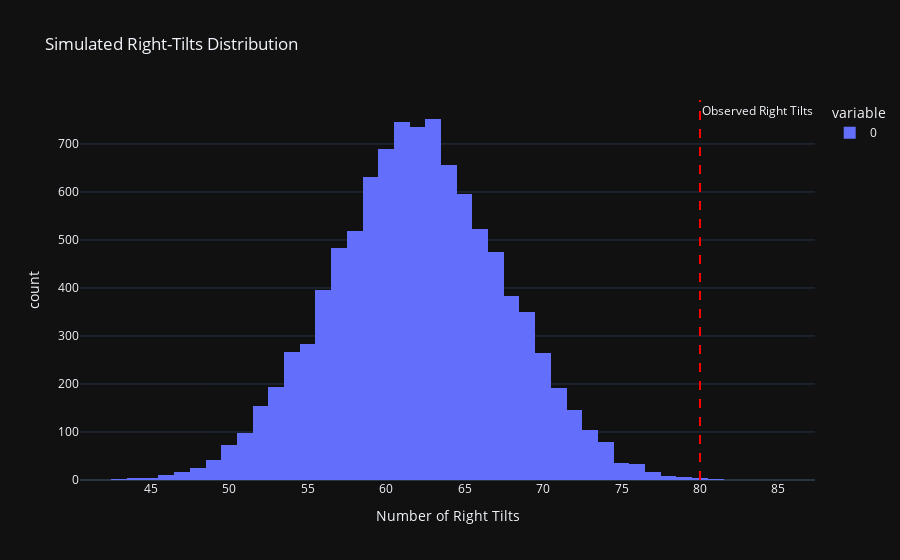

Source (notebook cell):
### Markdown cell above
### 5. Güntürkün (2003) recorded how kissing couples tilt their heads. 80 out of 124 couples, or 64.5% tilted their heads to the right. Simulate a **p-value** using a "50/50 coin-flipping" model for the assumption of the **null hypothesis** $H_0$ that the population of humans don't have left or right head tilt tendencies when kissing, and use the table below to determine the level of evidence we have against $H_0$. 

![Rodin's sculpture, "The Kiss"
](https://upload.wikimedia.org/wikipedia/commons/thumb/d/d1/Rodin_-_Le_Baiser_06.jpg/409px-Rodin_-_Le_Baiser_06.jpg)

|p-value|Evidence|
|-|-|
|$$p > 0.1$$|No evidence against the null hypothesis|
|$$0.1 \ge p > 0.05$$|Weak evidence against the null hypothesis|
|$$0.05 \ge p > 0.01$$|Moderate evidence against the null hypothesis|
|$$0.01 \ge p > 0.001$$|Strong evidence against the null hypothesis|
|$$0.001 \ge p$$|Very strong evidence against the null hypothesis|

### Code cell
import numpy as np
import random
import plotly.express as px

# Define the parameters
n_couples = 124   # Total number of couples
observed_right_tilts = 80  # Observed number of couples tilting right
n_simulations = 10000  # Number of simulations

# Simulation function to simulate the number of right-tilts (like coin flips)
def simulate_p_value(n_couples, n_simulations, observed_right_tilts):
    simulated_right_tilts = []

    # Run the simulation n_simulations times
    for _ in range(n_simulations):
        # Simulate 124 coin flips (50/50 probability)
        right_tilts = sum([random.choice([True, False]) for _ in range(n_couples)])
        simulated_right_tilts.append(right_tilts)

    # Convert to a NumPy array for easier calculation
    simulated_right_tilts = np.array(simulated_right_tilts)

    # Calculate the p-value (how often we got 80 or more right tilts)
    p_value = np.sum(simulated_right_tilts >= observed_right_tilts) / n_simulations

    return p_value, simulated_right_tilts

# Run the simulation
p_value, simulated_right_tilts = simulate_p_value(n_couples, n_simulations, observed_right_tilts)

# Print the p-value
print(f"P-value: {p_value}")

# Plot a histogram of the simulated right-tilts
fig = px.histogram(simulated_right_tilts, nbins=50, title='Simulated Right-Tilts Distribution',
                   labels={'value': 'Number of Right Tilts'},
                   template='plotly_dark')
fig.add_vline(x=observed_right_tilts, line_dash="dash", line_color="red", annotation_text="Observed Right Tilts", annotation_position="top right")

# Show the plot
fig.show()

### Figure 1 — Plotly figure (JSON) as saved in the notebook; plotly's stock layout.template omitted (floating-point values rounded to 4 significant figures; data arrays with more than 128 entries replaced by an {"elided": "..."} marker saying what was removed)
{"data": [{"alignmentgroup": "True", "bingroup": "x", "hovertemplate": "variable=0<br>Number of Right Tilts=%{x}<br>count=%{y}<extra></extra>", "legendgroup": "0", "marker": {"color": "#636efa", "pattern": {"shape": ""}}, "name": "0", "nbinsx": 50, "offsetgroup": "0", "orientation": "v", "showlegend": true, "type": "histogram", "x": {"elided": "10000 int values"}, "xaxis": "x", "yaxis": "y"}], "layout": {"annotations": [{"showarrow": false, "text": "Observed Right Tilts", "x": 80, "xanchor": "left", "xref": "x", "y": 1, "yanchor": "top", "yref": "y domain"}], "barmode": "relative", "legend": {"title": {"text": "variable"}, "tracegroupgap": 0}, "shapes": [{"line": {"color": "red", "dash": "dash"}, "type": "line", "x0": 80, "x1": 80, "xref": "x", "y0": 0, "y1": 1, "yref": "y domain"}], "title": {"text": "Simulated Right-Tilts Distribution"}, "xaxis": {"anchor": "y", "domain": [0, 1], "title": {"text": "Number of Right Tilts"}}, "yaxis": {"anchor": "x", "domain": [0, 1], "title": {"text": "count"}}}}
